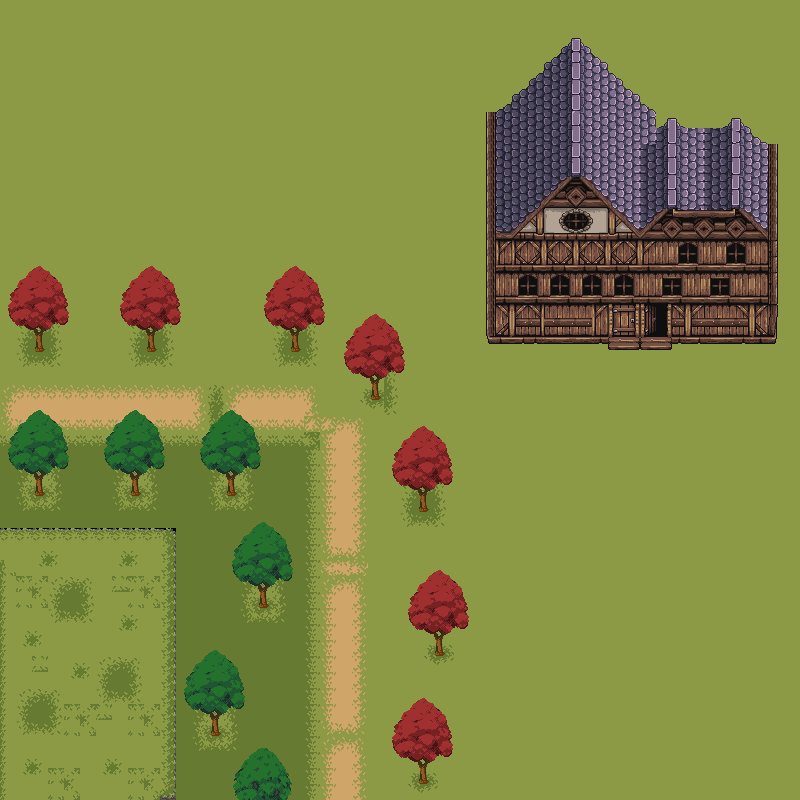

Rendered tile map (Tiled .tmx) drawn with the repository's tilesets; below, a short description and the map source with its tile grids summarised:
An orthogonal 50x50 tile map with 16x16 px tiles, 4 tile layers (Grass and cliff, path, trees and stuff, house), 11 tilesets.

<map version="1.9" tiledversion="1.9.2" orientation="orthogonal" renderorder="right-down" width="50" height="50" tilewidth="16" tileheight="16" infinite="0" nextlayerid="5" nextobjectid="1">
 <tileset firstgid="1" source="Grass.tsx" />
 <tileset firstgid="441" source="Ground Tileset.tsx" />
 <tileset firstgid="771" source="Rocks.tsx" />
 <tileset firstgid="786" source="Stairs Bridge.tsx" />
 <tileset firstgid="828" source="Stone Path Tileset.tsx" />
 <tileset firstgid="837" source="Trees.tsx" />
 <tileset firstgid="1383" source="Water Flora.tsx" />
 <tileset firstgid="1387" source="Environment.tsx" />
 <tileset firstgid="1423" source="collision.tsx" />
 <tileset firstgid="1424" source="Cliff.tsx" />
 <tileset firstgid="1536" source="houses.tsx" />
 <layer id="1" name="Grass and cliff" width="50" height="50">
  <data>[2500 cells, 2500 non-empty, 49 distinct tile ids]</data>
 </layer>
 <layer id="2" name="path" width="50" height="50">
  <data>[2500 cells, 230 non-empty, 22 distinct tile ids]</data>
 </layer>
 <layer id="3" name="trees and stuff" width="50" height="50">
  <data>[2500 cells, 438 non-empty, 88 distinct tile ids]</data>
 </layer>
 <layer id="4" name="house" width="50" height="50">
  <data>[2500 cells, 340 non-empty, 255 distinct tile ids]</data>
 </layer>
</map>
